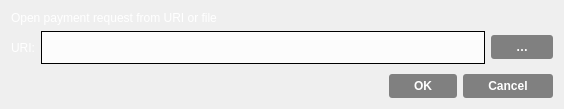
<?xml version="1.0" encoding="UTF-8"?>
<ui version="4.0">
 <class>OpenURIDialog</class>
 <widget class="QDialog" name="OpenURIDialog">
  <property name="geometry">
   <rect>
    <x>0</x>
    <y>0</y>
    <width>564</width>
    <height>109</height>
   </rect>
  </property>
  <property name="windowTitle">
   <string>Open URI</string>
  </property>
  <property name="styleSheet">
   <string notr="true">QDialog#OpenURIDialog{
border-image: url(':/images/lbtcendbtc') 0 0 0 0 stretch stretch;
}
.QCheckBox { /* Checkbox Labels */
color:#fff;
background-color:transparent;
}

.QCheckBox:hover {
background-color:transparent;
}

.QValidatedLineEdit, .QLineEdit { /* Text Entry Fields */
border: 1px solid #000000;
font-size:11px;
min-height:25px;
outline:0;
padding:3px;
background-color:#fcfcfc;
}

.QLineEdit:!focus {
font-size:12px;
}

.QValidatedLineEdit:disabled, .QLineEdit:disabled {
background-color:#f2f2f2;
}

/*******************************************************/

QPushButton { /* Global Button Style */
background-color:qlineargradient(spread:pad, cx:0.5, cy:0.5, radius:0.5, fx:0.5, fy:0.5, stop:0.494318 rgba(0, 0, 0, 118));
border:0;
border-radius:3px;
color:#ffffff;
font-size:12px;
font-weight:bold;
padding-left:25px;
padding-right:25px;
padding-top:5px;
padding-bottom:5px;
}

QPushButton:hover {
background-color:qlineargradient(spread:pad, cx:0.5, cy:0.5, radius:0.5, fx:0.5, fy:0.5, stop:0.494318 rgba(0, 0, 0, 171));
}

QPushButton:focus {
border:none;
outline:none;
}

QPushButton:pressed {
border:1px solid #FFFFFF;
}

QComboBox { /* Dropdown Menus */
border:1px solid #000000;
padding: 3px 5px 3px 5px;
background:#fcfcfc;
min-height:25px;
color:#818181;
}

QComboBox:checked {
background:#f2f2f2;
}

QComboBox:editable {
background: #3398CC;
color:#616161;
border:0px solid transparent;
}

QComboBox::drop-down {
width:25px;
border:0px;
}

QComboBox::down-arrow {
border-image: url(':/images/drkblue_downArrow') 0 0 0 0 stretch stretch;
}

QComboBox QListView {
background:#fff;
border:1px solid #333;
padding-right:1px;
padding-left:1px;
}

QComboBox QAbstractItemView::item { margin:4px; }

QComboBox::item {
color:#818181;
}

QComboBox::item:alternate {
background:#fff;
}

QComboBox::item:selected {
border:0px solid transparent;
background:#f2f2f2;
}

QComboBox::indicator {
background-color:transparent;
selection-background-color:transparent;
color:transparent;
selection-color:transparent;
}

QCheckBox {
spacing: 5px;
}

QCheckBox::indicator {
width: 16px;
height: 16px;
}

QCheckBox::indicator:unchecked {
image:url(':/images/unchecked');
}

QCheckBox::indicator:unchecked:hover {
image:url(':/images/unchecked');
}

QCheckBox::indicator:unchecked:pressed {
image:url(':/images/checked');
}

QCheckBox::indicator:checked {
image:url(':/images/checked');
}

QCheckBox::indicator:checked:hover {
image:url(':/images/checked');
}

QCheckBox::indicator:checked:pressed {
image:url(':/images/unchecked');
}

QCheckBox::indicator:indeterminate:hover {
image:url(':/images/unchecked');
}

QCheckBox::indicator:indeterminate:pressed {
image:url(':/images/checked');
}

QAbstractSpinBox {
border:1px solid #000000;
padding: 3px 5px 3px 5px;
background:#fcfcfc;
min-height:25px;
color:#818181;
}

QAbstractSpinBox::up-button {
subcontrol-origin: border;
subcontrol-position: top right;
width:21px;
background:#fcfcfc;
border-left:0px;
border-right:1px solid #000000;
border-top:1px solid #000000;
border-bottom:0px;
padding-right:1px;
padding-left:5px;
padding-top:2px;
}

QAbstractSpinBox::up-arrow {
image:url(':/images/drkblue_upArrow_small');
}

QAbstractSpinBox::down-button {
subcontrol-origin: border;
subcontrol-position: bottom right;
width:21px;
background:#fcfcfc;
border-top:0px;
border-left:0px;
border-right:1px solid #000000;
border-bottom:1px solid #000000;
padding-right:1px;
padding-left:5px;
padding-bottom:2px;
}

QAbstractSpinBox::down-arrow {
image:url(':/images/drkblue_downArrow_small');
}

QMessageBox {
border-image: url(':/images/lbtcendbtc') 0 0 0 0 stretch stretch;
}

QMessageBox QLabel {
color: rgb(255, 255, 255);
}</string>
  </property>
  <layout class="QVBoxLayout" name="verticalLayout">
   <item>
    <widget class="QLabel" name="label_2">
     <property name="palette">
      <palette>
       <active>
        <colorrole role="WindowText">
         <brush brushstyle="SolidPattern">
          <color alpha="255">
           <red>255</red>
           <green>255</green>
           <blue>255</blue>
          </color>
         </brush>
        </colorrole>
       </active>
       <inactive>
        <colorrole role="WindowText">
         <brush brushstyle="SolidPattern">
          <color alpha="255">
           <red>255</red>
           <green>255</green>
           <blue>255</blue>
          </color>
         </brush>
        </colorrole>
       </inactive>
       <disabled>
        <colorrole role="WindowText">
         <brush brushstyle="SolidPattern">
          <color alpha="255">
           <red>120</red>
           <green>120</green>
           <blue>120</blue>
          </color>
         </brush>
        </colorrole>
       </disabled>
      </palette>
     </property>
     <property name="text">
      <string>Open payment request from URI or file</string>
     </property>
    </widget>
   </item>
   <item>
    <layout class="QHBoxLayout" name="horizontalLayout">
     <item>
      <widget class="QLabel" name="label">
       <property name="palette">
        <palette>
         <active>
          <colorrole role="WindowText">
           <brush brushstyle="SolidPattern">
            <color alpha="255">
             <red>255</red>
             <green>255</green>
             <blue>255</blue>
            </color>
           </brush>
          </colorrole>
         </active>
         <inactive>
          <colorrole role="WindowText">
           <brush brushstyle="SolidPattern">
            <color alpha="255">
             <red>255</red>
             <green>255</green>
             <blue>255</blue>
            </color>
           </brush>
          </colorrole>
         </inactive>
         <disabled>
          <colorrole role="WindowText">
           <brush brushstyle="SolidPattern">
            <color alpha="255">
             <red>120</red>
             <green>120</green>
             <blue>120</blue>
            </color>
           </brush>
          </colorrole>
         </disabled>
        </palette>
       </property>
       <property name="text">
        <string>URI:</string>
       </property>
      </widget>
     </item>
     <item>
      <widget class="QValidatedLineEdit" name="uriEdit"/>
     </item>
     <item>
      <widget class="QPushButton" name="selectFileButton">
       <property name="toolTip">
        <string>Select payment request file</string>
       </property>
       <property name="text">
        <string notr="true">…</string>
       </property>
       <property name="autoDefault">
        <bool>false</bool>
       </property>
      </widget>
     </item>
    </layout>
   </item>
   <item>
    <spacer name="verticalSpacer">
     <property name="orientation">
      <enum>Qt::Vertical</enum>
     </property>
     <property name="sizeHint" stdset="0">
      <size>
       <width>20</width>
       <height>40</height>
      </size>
     </property>
    </spacer>
   </item>
   <item>
    <widget class="QDialogButtonBox" name="buttonBox">
     <property name="orientation">
      <enum>Qt::Horizontal</enum>
     </property>
     <property name="standardButtons">
      <set>QDialogButtonBox::Cancel|QDialogButtonBox::Ok</set>
     </property>
    </widget>
   </item>
  </layout>
 </widget>
 <customwidgets>
  <customwidget>
   <class>QValidatedLineEdit</class>
   <extends>QLineEdit</extends>
   <header>qvalidatedlineedit.h</header>
  </customwidget>
 </customwidgets>
 <resources/>
 <connections>
  <connection>
   <sender>buttonBox</sender>
   <signal>accepted()</signal>
   <receiver>OpenURIDialog</receiver>
   <slot>accept()</slot>
   <hints>
    <hint type="sourcelabel">
     <x>248</x>
     <y>254</y>
    </hint>
    <hint type="destinationlabel">
     <x>157</x>
     <y>274</y>
    </hint>
   </hints>
  </connection>
  <connection>
   <sender>buttonBox</sender>
   <signal>rejected()</signal>
   <receiver>OpenURIDialog</receiver>
   <slot>reject()</slot>
   <hints>
    <hint type="sourcelabel">
     <x>316</x>
     <y>260</y>
    </hint>
    <hint type="destinationlabel">
     <x>286</x>
     <y>274</y>
    </hint>
   </hints>
  </connection>
 </connections>
</ui>
